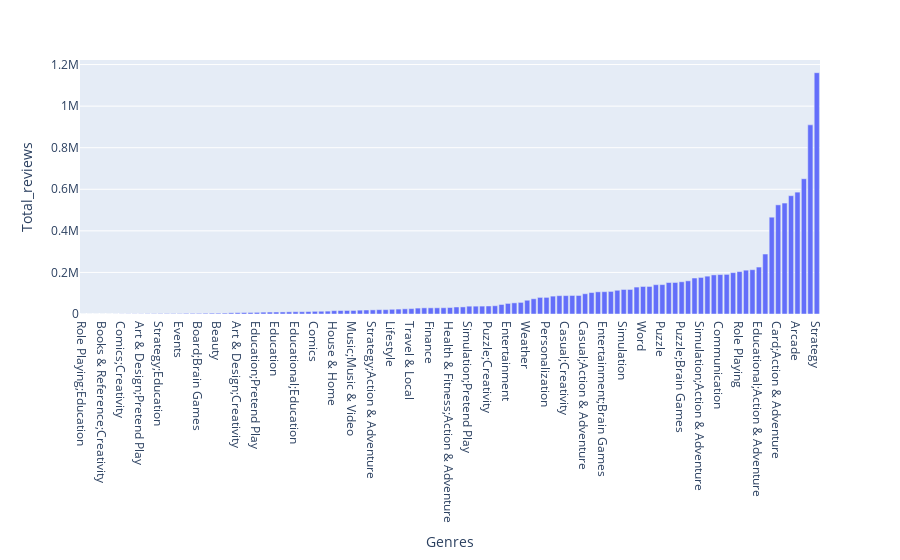

Notebook source saved alongside this figure:
### Code cell
genres_review_average = genres_review_average.sort_values(by="Total_reviews", ascending=True)

px.bar(data_frame=genres_review_average,
        x=genres_review_average["Genres"],
        y=genres_review_average["Total_reviews"])

### Figure 1 — Plotly figure (JSON) as saved in the notebook; plotly's stock layout.template omitted (floating-point values rounded to 4 significant figures)
{"data": [{"alignmentgroup": "True", "hovertemplate": "Genres=%{x}<br>Total_reviews=%{y}<extra></extra>", "legendgroup": "", "marker": {"color": "#636efa", "pattern": {"shape": ""}}, "name": "", "offsetgroup": "", "orientation": "v", "showlegend": false, "textposition": "auto", "type": "bar", "x": ["Role Playing;Education", "Board;Pretend Play", "Trivia;Education", "Books & Reference;Creativity", "Art & Design;Action & Adventure", "Books & Reference;Education", "Comics;Creativity", "Puzzle;Education", "Travel & Local;Action & Adventure", "Art & Design;Pretend Play", "Music & Audio;Music & Video", "Parenting;Music & Video", "Strategy;Education", "Parenting;Education", "Racing;Pretend Play", "Events", "Education;Creativity", "Medical", "Board;Brain Games", "Parenting;Brain Games", "Education;Action & Adventure", "Beauty", "Education;Music & Video", "Educational", "Art & Design;Creativity", "Adventure;Brain Games", "Entertainment;Education", "Education;Pretend Play", "Educational;Creativity", "Casual;Education", "Education", "Health & Fitness;Education", "Casual;Brain Games", "Educational;Education", "Libraries & Demo", "Business", "Comics", "Auto & Vehicles", "Dating", "House & Home", "Books & Reference", "Simulation;Education", "Music;Music & Video", "Education;Education", "Art & Design", "Strategy;Action & Adventure", "Educational;Brain Games", "Parenting", "Lifestyle", "Arcade;Pretend Play", "Board;Action & Adventure", "Travel & Local", "Education;Brain Games", "News & Magazines", "Finance", "Health & Fitness", "Sports;Action & Adventure", "Health & Fitness;Action & Adventure", "Maps & Navigation", "Entertainment;Music & Video", "Simulation;Pretend Play", "Food & Drink", "Casual;Music & Video", "Puzzle;Creativity", "Video Players & Editors;Music & Video", "Entertainment;Action & Adventure", "Entertainment", "Entertainment;Pretend Play", "Role Playing;Pretend Play", "Weather", "Board", "Productivity", "Personalization", "Action;Action & Adventure", "Card", "Casual;Creativity", "Arcade;Action & Adventure", "Casual;Pretend Play", "Casual;Action & Adventure", "Shopping", "Music", "Entertainment;Brain Games", "Social", "Tools", "Simulation", "Casino", "Strategy;Creativity", "Word", "Educational;Pretend Play", "Lifestyle;Pretend Play", "Puzzle", "Role Playing;Brain Games", "Role Playing;Action & Adventure", "Puzzle;Brain Games", "Video Players & Editors;Creativity", "Photography", "Simulation;Action & Adventure", "Video Players & Editors", "Trivia", "Communication", "Sports", "Racing;Action & Adventure", "Role Playing", "Entertainment;Creativity", "Adventure", "Educational;Action & Adventure", "Adventure;Education", "Action", "Card;Action & Adventure", "Puzzle;Action & Adventure", "Racing", "Arcade", "Casual", "Adventure;Action & Adventure", "Strategy"], "xaxis": "x", "y": [1, 4, 8, 9, 61, 235.5, 516, 834, 890, 967, 1369, 1657.0, 2062, 2196.0, 2200, 2222.0, 3064.0, 3079.0, 3096.0, 3614, 3974.0, 3976.0, 4311, 5744.0, 6340.0, 7148, 7320, 7848.0, 8917, 9398.0, 9535.0, 9856, 10477, 10970.0, 10980.0, 11680.0, 12790.0, 13230.0, 13820.0, 16000.0, 16820.0, 16980.0, 17030.0, 18510.0, 19170.0, 19820.0, 20890.0, 20910.0, 22610.0, 23671, 24938, 25940.0, 28450, 29630.0, 29660.0, 29810.0, 30150.0, 31061, 33740.0, 34160.0, 37650.0, 37790.0, 38021, 38620.0, 39779, 45750, 50900.0, 53655, 55798, 66190.0, 73260.0, 79850.0, 79970.0, 86030.0, 88210.0, 88470.0, 89090.0, 89110.0, 97480.0, 103200.0, 106700.0, 107400.0, 108700.0, 114200.0, 118000.0, 118100.0, 129542, 132500.0, 132500.0, 140995, 141400.0, 151374, 151700.0, 155000.0, 159619, 173100.0, 175900.0, 182100.0, 188136, 189700.0, 190600.0, 199100.0, 204000.0, 210880, 213100.0, 225800.0, 288523, 465700.0, 525087, 533779, 569100.0, 586300.0, 650800.0, 909924, 1161000.0], "yaxis": "y"}], "layout": {"barmode": "relative", "legend": {"tracegroupgap": 0}, "margin": {"t": 60}, "xaxis": {"anchor": "y", "domain": [0, 1], "title": {"text": "Genres"}}, "yaxis": {"anchor": "x", "domain": [0, 1], "title": {"text": "Total_reviews"}}}}
